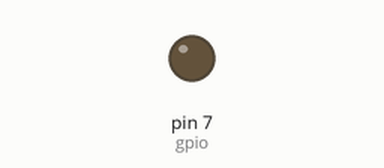
This sketch was run on a simulated Arduino Uno, built with avr-gcc and run on an emulated ATmega328P. Shown: output pins drawn as LEDs (lit = HIGH). Dashed ring = blinking. At 2.1 s the program stops and its outputs stay as they are.

Above: at 0.5 s.
At 1.85 s:
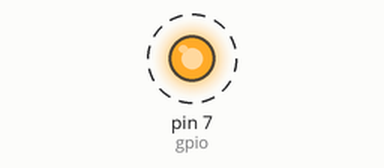
Timing chart, 0 to 3.0 s (numbered marks = the images above):
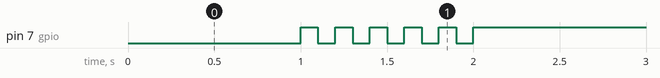

Measured:
- by itself, pin 7 (gpio): alternates HIGH for 0.10 s and LOW for 0.10 s, 11 changes in all, then stays HIGH

The sketch:

05_practice_2.ino
```cpp
#define gpio 7

int toggle = 0;

void setup() {
  pinMode(gpio, OUTPUT);
  Serial.begin(115200);
  digitalWrite(gpio, toggle);
  delay(1000); // 켜고 1초 기다리기

  for (int i=0;i<=10;i++) {
    toggle = 1-toggle;
    digitalWrite(gpio, toggle);
    delay(100);
  } // 1 0 1 0 1 0 1 0 1 0 1

  while (1) {} // infinite loop
}

void loop() {
  // put your main code here, to run repeatedly:
}
```
